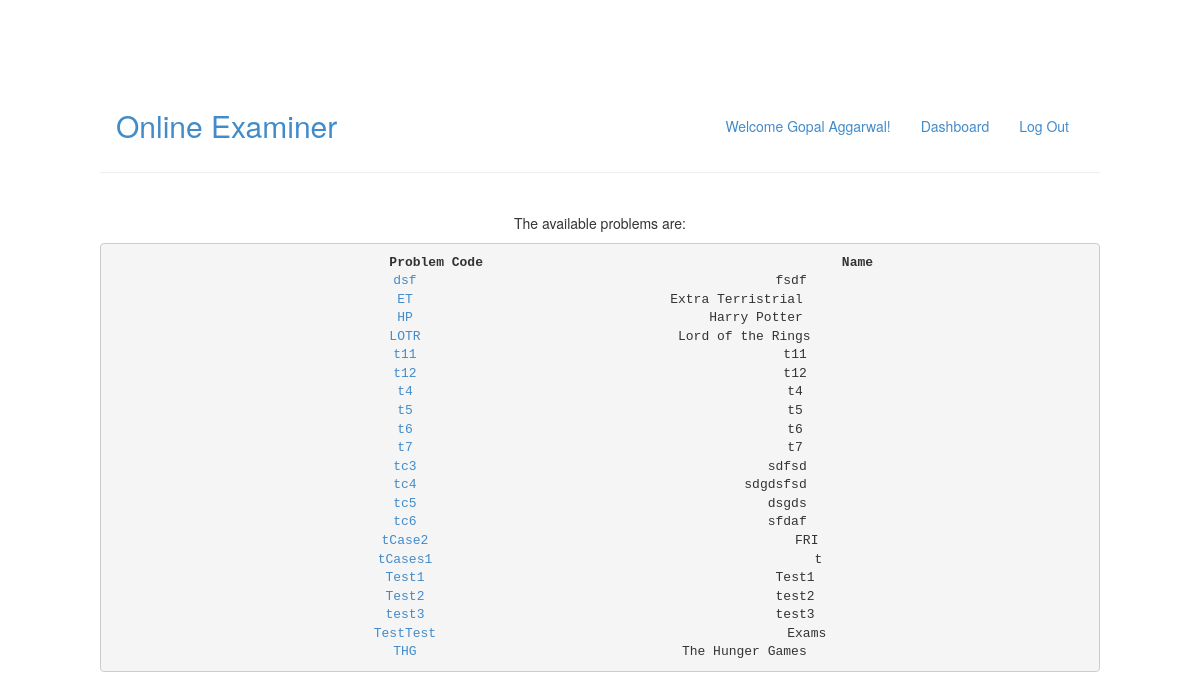
Page /website/problems.php (signed in) on the committed database.
### tables this page shows
CREATE TABLE `problems` (
  `problem_id` varchar(10) NOT NULL DEFAULT '',
  `problem_name` varchar(20) DEFAULT NULL,
  `problem_difficulty` char(1) DEFAULT NULL,
  `successfull_sub` int(11) DEFAULT NULL,
  `total_sub` int(11) DEFAULT NULL,
  `max_time` float DEFAULT NULL,
  `max_space_mb` float DEFAULT NULL,
  PRIMARY KEY (`problem_id`)
);

### website/problems.php (the view, shortened to what this page needs)
<html>
<head>
	<link rel="stylesheet" type="text/css" href="css/bootstrap.css">
</head>
<body>
<?php include 'header.php';?>
<div  align="center">
<p>
 <?php
 include 'database_connect.php';
$sql = "SELECT * FROM problems";
$result = $conn->query($sql);
if ($result->num_rows > 0) {
    $n = 'Name';
    $pc = 'Problem Code';
    echo "The available problems are: <br>";
    echo '<pre>';
    printf("<strong>%20s%50s\n</strong>", $pc, $n);
    while($row = $result->fetch_assoc()) {
    	$problem_id = '<a href=\'./problems/'. $row["problem_id"]. '\'>'. $row["problem_id"]. '</a>';
    	printf("%20s%50s<br>", $problem_id , $row["problem_name"]);
    }
    echo '</pre>';
} else {
    echo "<h3>No available problem.</h3>";
}
?>
</p>
</div>
</body>
</html>

### website/header.php (shortened to what this page needs)
<html>
<head>
	<link rel="stylesheet" type="text/css" href="css/bootstrap.css">
</head>
<body>
<nav class="navbar " role="navigation">
            <div class="container-fluid">
                <div class="navbar-header">
                    <a class="navbar-brand" style=" font-size:30px">Online Examiner</a>
                </div>
                <div id="navbar" class="navbar-collapse collapse">
                    <ul class="nav navbar-nav navbar-right">
                    <li><a>Welcome <?php echo $_SESSION["username"]; ?>!</a>
                            </li>
                        <li><a href='./index.php'>Dashboard</a></li>
                        <li>
                            <a href='./logout.php'> Log Out</a></li>
                    </ul>
                </div>
            </div>
         </nav>
	<hr>
</body>
</html>

### website/database_connect.php (shortened to what this page needs)
<?php
	echo "<br>";
?>

### rows in the picture
problems: problem_id "dsf", problem_name "fsdf"
problems: problem_id "ET", problem_name "Extra Terristrial"
problems: problem_id "HP", problem_name "Harry Potter"
problems: problem_id "LOTR", problem_name "Lord of the Rings"
problems: problem_id "t11", problem_name "t11"
problems: problem_id "t12", problem_name "t12"
problems: problem_id "t4", problem_name "t4"
problems: problem_id "t5", problem_name "t5"
problems: problem_id "t6", problem_name "t6"
problems: problem_id "t7", problem_name "t7"
problems: problem_id "tc3", problem_name "sdfsd"
problems: problem_id "tc4", problem_name "sdgdsfsd"
problems: problem_id "tc5", problem_name "dsgds"
problems: problem_id "tc6", problem_name "sfdaf"
problems: problem_id "tCase2", problem_name "FRI"
problems: problem_id "tCases1", problem_name "t"
problems: problem_id "Test1", problem_name "Test1"
problems: problem_id "Test2", problem_name "test2"
problems: problem_id "test3", problem_name "test3"
problems: problem_id "TestTest", problem_name "Exams"
problems: problem_id "THG", problem_name "The Hunger Games"

### other values in the picture
$_SESSION["username"] "Gopal Aggarwal"
$pc "Problem Code"
$n "Name"
